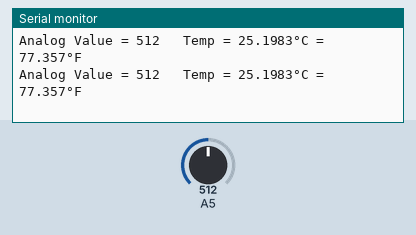
This sketch was run on a simulated Arduino Uno, built with avr-gcc and run on an emulated ATmega328P. On the bench: the last lines printed to the serial monitor. Inputs (shaded band) come from the test bench; at power-on: A5 = 512.

Above: at 4.2 s.
4.3 s: A5 set to 681
At 4.41 s:
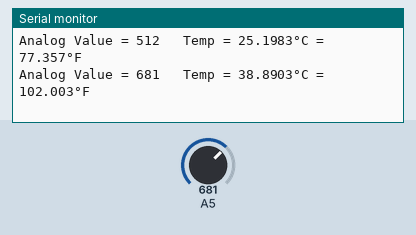
7.3 s: A5 set to 656
At 7.33 s:
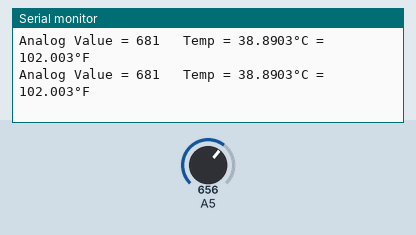
Timing chart, 0 to 10.3 s (numbered marks = the images above; inputs shaded):
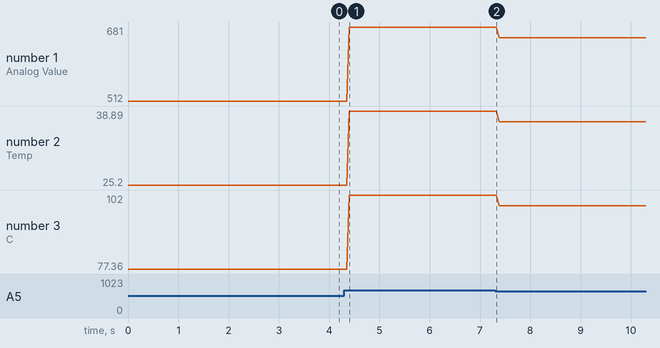

The sketch:

Thermistor_Example.ino
```cpp
int val = 0;
float(celsius) = 1;
float(fahrenheit) = 1;

void setup() {
  Serial.begin(9600);
}

void loop() {
  val = analogRead(5);
  celsius = ((val-213.32)/12.343)+1.0;
  fahrenheit = ((celsius*(1.8)) + 32);

  Serial.print("Analog Value = " + String(val));
  Serial.print("\t Temp = ");
  Serial.print(celsius, 4);
  Serial.print("°C = ");
  Serial.print(fahrenheit, 3);
  Serial.println("°F");
}
```

Measured:
- after the input at 4.3 s, the serial monitor: prints a new line after 0.10 s (image 1)
- plotted number 1: 512 → 681 after the input at 4.3 s, 681 → 656 after the input at 7.3 s
- plotted number 2: 25.2 → 38.89 after the input at 4.3 s, 38.89 → 36.86 after the input at 7.3 s
- plotted number 3: 77.36 → 102 after the input at 4.3 s, 102 → 98.36 after the input at 7.3 s
